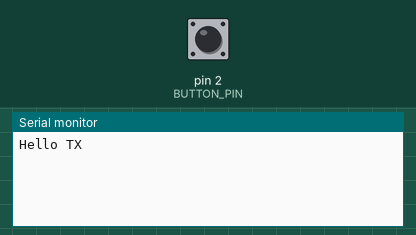
This sketch was run on a simulated Arduino Uno, built with avr-gcc and run on an emulated ATmega328P. Parts: the last lines printed to the serial monitor. The test bench sets the inputs (shaded band); at power-on: pin 2 (BUTTON_PIN) LOW. No radio packets arrive unless stated.

Above: at 1.2 s.
1.3 s: pin 2 (BUTTON_PIN) pulled HIGH for 0.15 s
At 1.6 s:
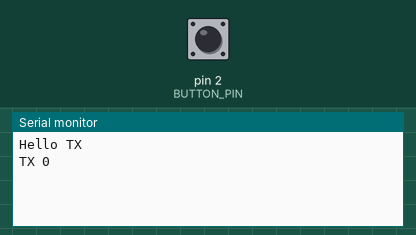
2.9 s: pin 2 (BUTTON_PIN) pulled HIGH for 1 s
At 4.7 s:
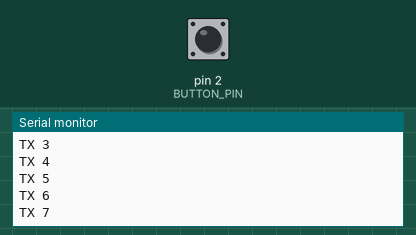
5.4 s: pin 2 (BUTTON_PIN) pulled HIGH for 0.15 s
At 6.0 s:
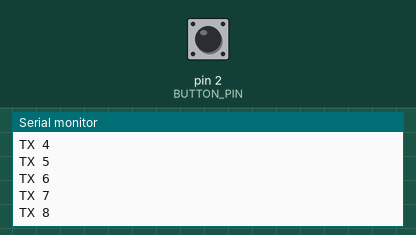
7.0 s: pin 2 (BUTTON_PIN) driven HIGH
At 7.14 s:
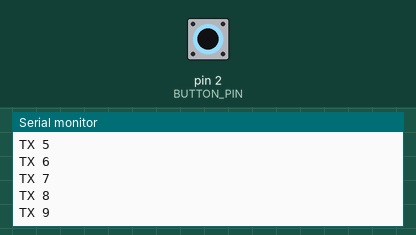
Timing chart, 0 to 10.0 s (numbered marks = the images above; inputs shaded):
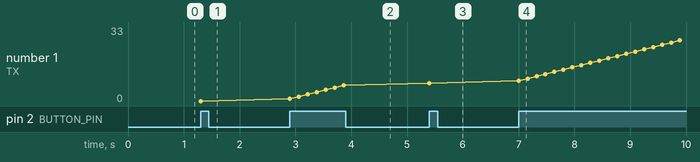

The sketch:

TX.ino
```cpp
#include <RH_ASK.h>
#include <SPI.h>

RH_ASK rf_driver;
#define BUTTON_PIN 2
int counter = 0;

void setup() {
  rf_driver.init();
  Serial.begin(9600);
  Serial.println("Hello TX");
  pinMode(BUTTON_PIN, INPUT);
}

void loop() {
  int buttonState = digitalRead(BUTTON_PIN);

  if (buttonState == HIGH) {
    Serial.print("TX ");
    Serial.println(counter++);
    char msg[1] = "1";
    rf_driver.send((uint8_t)* msg, 1);
    rf_driver.waitPacketSent();
    delay(100);
  }
  buttonState = LOW;
}
```

Measured:
- after the input at 1.3 s, the serial monitor: prints a new line at once (image 1)
- after the input at 2.9 s, the serial monitor: prints a new line at once (image 2)
- after the input at 5.4 s, the serial monitor: prints a new line at once (image 3)
- after the input at 7.0 s, the serial monitor: prints a new line at once (image 4)
- plotted number 1: 0 → 7 after the input at 2.9 s, 7 → 8 after the input at 5.4 s, 8 → 33 after the input at 7.0 s
